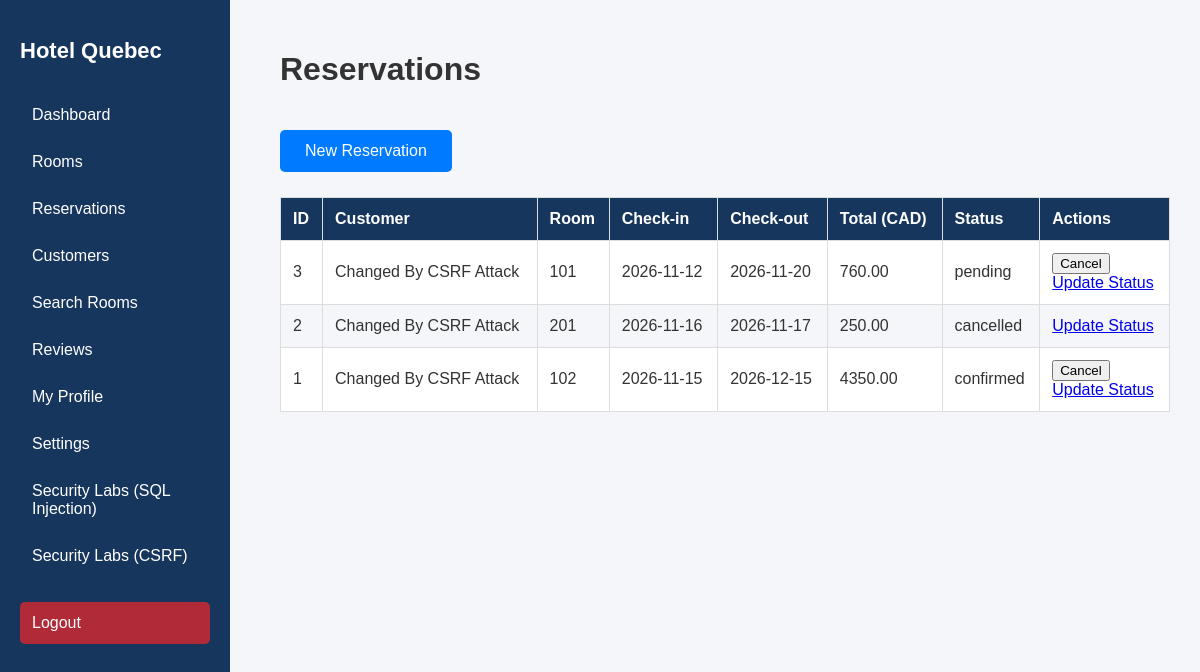
The app's page /reservations/index.php (signed in) with its own data.
### tables this page shows
CREATE TABLE `reservations` (
  `id` int(11) NOT NULL AUTO_INCREMENT,
  `user_id` int(11) NOT NULL,
  `room_id` int(11) NOT NULL,
  `check_in` date NOT NULL,
  `check_out` date NOT NULL,
  `total_price` decimal(10,2) NOT NULL,
  `status` enum('pending','confirmed','cancelled') NOT NULL DEFAULT 'pending',
  `created_at` timestamp NULL DEFAULT current_timestamp(),
  PRIMARY KEY (`id`),
  KEY `user_id` (`user_id`),
  KEY `room_id` (`room_id`),
  CONSTRAINT `reservations_ibfk_1` FOREIGN KEY (`user_id`) REFERENCES `users` (`id`),
  CONSTRAINT `reservations_ibfk_2` FOREIGN KEY (`room_id`) REFERENCES `rooms` (`id`)
);

CREATE TABLE `users` (
  `id` int(11) NOT NULL AUTO_INCREMENT,
  `full_name` varchar(150) NOT NULL,
  `email` varchar(150) NOT NULL,
  `password` varchar(255) NOT NULL,
  `role` enum('admin','customer') NOT NULL DEFAULT 'customer',
  `created_at` timestamp NULL DEFAULT current_timestamp(),
  PRIMARY KEY (`id`),
  UNIQUE KEY `email` (`email`)
);

CREATE TABLE `rooms` (
  `id` int(11) NOT NULL AUTO_INCREMENT,
  `room_number` varchar(20) NOT NULL,
  `room_type` varchar(50) NOT NULL,
  `price` decimal(10,2) NOT NULL,
  `capacity` int(11) NOT NULL DEFAULT 2,
  `status` enum('available','occupied','maintenance') NOT NULL DEFAULT 'available',
  `description` text DEFAULT NULL,
  `created_at` timestamp NULL DEFAULT current_timestamp(),
  PRIMARY KEY (`id`),
  UNIQUE KEY `room_number` (`room_number`)
);

### reservations/index.php (the view, shortened to what this page needs)
<?php
require_once "../config/database.php";
$isAdmin = ($_SESSION["role"] ?? "") === "admin";
if ($isAdmin) {
    $stmt = $pdo->query(
        "SELECT r.*, u.full_name, rm.room_number
         FROM reservations r
         JOIN users u ON r.user_id = u.id
         JOIN rooms rm ON r.room_id = rm.id
         ORDER BY r.id DESC"
    );
}
$reservations = $stmt->fetchAll(PDO::FETCH_ASSOC);
function e($value) {
    return htmlspecialchars((string)$value, ENT_QUOTES, "UTF-8");
}
?>
<!DOCTYPE html>
<html lang="en">
<head>
    <link rel="stylesheet" href="../assets/css/style.css">
</head>
<body>
<?php include "../includes/sidebar.php"; ?>
<div class="dashboard-content">
    <h1>Reservations</h1>
    <a href="add.php" class="btn">New Reservation</a>
    <table class="data-table">
        <thead>
        <tr>
            <th>ID</th>
            <th>Customer</th>
            <th>Room</th>
            <th>Check-in</th>
            <th>Check-out</th>
            <th>Total (CAD)</th>
            <th>Status</th>
            <th>Actions</th>
        </tr>
        </thead>
        <tbody>
        <?php foreach ($reservations as $r): ?>
            <tr>
                <td><?= e($r["id"]) ?></td>
                <td><?= e($r["full_name"]) ?></td>
                <td><?= e($r["room_number"]) ?></td>
                <td><?= e($r["check_in"]) ?></td>
                <td><?= e($r["check_out"]) ?></td>
                <td><?= e($r["total_price"]) ?></td>
                <td><?= e($r["status"]) ?></td>
                <td>
                    <?php if ($r["status"] !== "cancelled"): ?>
                        <form method="POST" action="cancel.php">
                            <button type="submit">Cancel</button>
                        </form>
                    <?php endif; ?>
                    <?php if ($isAdmin): ?>
                        <a href="status.php?id=<?= (int)$r["id"] ?>">
                            Update Status
                        </a>
                    <?php endif; ?>
                </td>
            </tr>
        <?php endforeach; ?>
        </tbody>
    </table>
</div>
</body>
</html>

### includes/sidebar.php
<aside class="sidebar">
    <h2>Hotel Quebec</h2>
    <a href="/hotel-quebec/dashboard.php">Dashboard</a>
    <a href="/hotel-quebec/rooms/index.php">Rooms</a>
    <a href="/hotel-quebec/reservations/index.php">Reservations</a>
    <a href="/hotel-quebec/admin/customers.php">Customers</a>
    <a href="/hotel-quebec/rooms/search.php">Search Rooms</a>
    <a href="/hotel-quebec/reviews/index.php">Reviews</a>
    <a href="/hotel-quebec/auth/profile.php">My Profile</a>
    <a href="/hotel-quebec/admin/settings.php">Settings</a>
<a href="/hotel-quebec/security-labs/sql_injection.php">
    Security Labs (SQL Injection)
<a href="/hotel-quebec/security-labs/csrf.php">
    Security Labs (CSRF)
</a>
</a>
    <a href="/hotel-quebec/auth/logout.php"
       class="logout-link">Logout</a>
</aside>

### assets/css/style.css (style rules this page uses)
* { box-sizing: border-box; }
body { margin: 0; font-family: Arial, sans-serif; background-color: #f4f6f9; color: #333; }
h2 { color: #17365d; }
.btn { display: inline-block; margin-top: 20px; padding: 12px 25px; background-color: #007bff; color: white; text-decoration: none; border-radius: 5px; }
.sidebar { width: 230px; height: 100vh; position: fixed; top: 0; left: 0; background: #17365d; color: white; padding: 20px; overflow-y: auto; }
.sidebar h2 { font-size: 22px; margin-bottom: 30px; color: white; }
.sidebar a { display: block; color: white; padding: 12px; text-decoration: none; border-radius: 5px; margin-bottom: 5px; }
.sidebar .logout-link { background: #b02a37; margin-top: 25px; }
.dashboard-content { margin-left: 250px; padding: 30px; }
.data-table { width: 100%; border-collapse: collapse; margin-top: 25px; background: white; }
.data-table th, .data-table td { padding: 12px; border: 1px solid #ddd; text-align: left; }
.data-table th { background: #17365d; color: white; }
.data-table tr:nth-child(even) { background: #f4f6f9; }

### records on screen
reservations: id "3", user.full_name "Changed By CSRF Attack", room.room_number "101", check_in "2026-11-12", check_out "2026-11-20", total_price "760.00", status "pending"
reservations: id "2", user.full_name "Changed By CSRF Attack", room.room_number "201", check_in "2026-11-16", check_out "2026-11-17", total_price "250.00", status "cancelled"
reservations: id "1", user.full_name "Changed By CSRF Attack", room.room_number "102", check_in "2026-11-15", check_out "2026-12-15", total_price "4350.00", status "confirmed"
